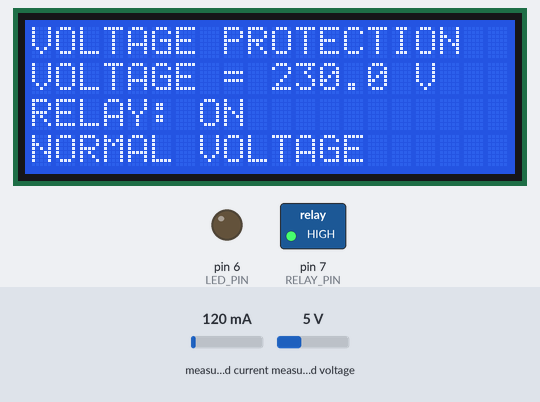
This sketch was run on a simulated Arduino Uno, built with avr-gcc and run on an emulated ATmega328P. Parts: 20×4 character LCD, switched loads named in the sketch (green lamp = pin HIGH), output pins drawn as LEDs (lit = HIGH). The test bench sets the inputs (shaded band); at power-on: measured voltage 5 V, measured current 120 mA.

Above: at 2.2 s.
2.3 s: measured voltage set to 11.9 V
At 3.7 s:
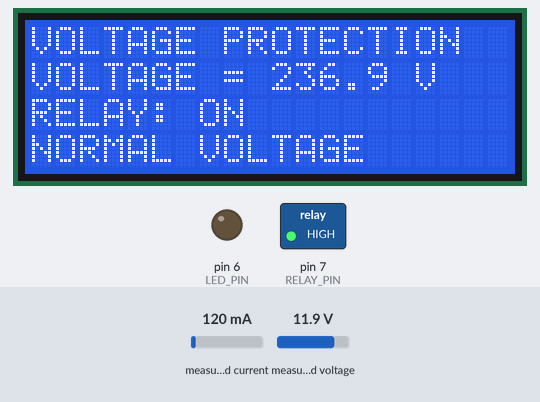
4.0 s: measured voltage set to 12.2 V
At 5.3 s:
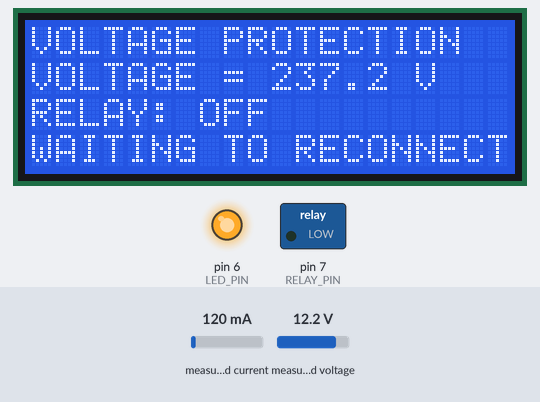
5.6 s: measured voltage set to 0.3 V
At 6.3 s:
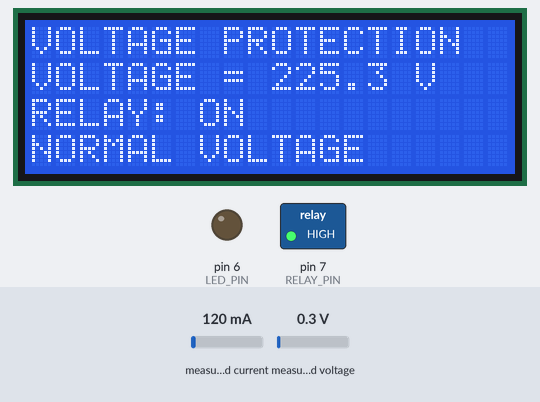
Timing chart, 0 to 8.6 s (numbered marks = the images above; inputs shaded):
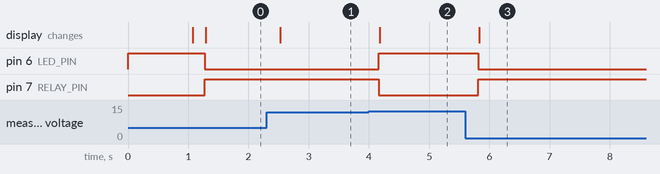

Measured:
- the behaviour switches between 12 and 12.1 V on measured voltage (found by bisection; images 1 and 2)
- after the input at 2.3 s, the display: changes after 0.23 s (image 1)
- after the input at 4.0 s, pin 6 (LED_PIN): LOW → HIGH after 0.17 s; pin 7 (RELAY_PIN): HIGH → LOW after 0.17 s; the display: changes after 0.18 s (image 2)
- after the input at 5.6 s, pin 6 (LED_PIN): HIGH → LOW after 0.22 s; pin 7 (RELAY_PIN): LOW → HIGH after 0.22 s; the display: changes after 0.23 s (image 3)

The sketch:

voltage_protection.ino
```cpp
/*
  Over and Under Voltage Protection System
  Arduino Uno + EmonLib + 20x4 LCD

  Normal Voltage: 192V to 242V
  Above 242V: Over Voltage
  Below 192V: Under Voltage

  LCD: RS=13, E=12, D4=11, D5=10, D6=9, D7=8
  Relay: D7
  LED: D6
*/

#include "EmonLib.h"
#include <LiquidCrystal.h>
#include <string.h>

// Create voltage measurement object
EnergyMonitor emon1;

// LCD connections
LiquidCrystal lcd(13, 12, 11, 10, 9, 8);

// Pin connections
const int RELAY_PIN = 7;
const int LED_PIN = 6;

// Voltage limits
const float V_LOW_TRIP = 192.0;
const float V_HIGH_TRIP = 242.0;

// Safety margin
const float V_HYST = 5.0;

// System variable
bool relayOn = false;


// Control relay and LED
void setRelay(bool on)
{
  relayOn = on;

  digitalWrite(RELAY_PIN, on ? HIGH : LOW);

  // LED ON means load is disconnected
  digitalWrite(LED_PIN, on ? LOW : HIGH);
}


// Display text on one LCD row
void showLine(byte row, const char *text)
{
  lcd.setCursor(0, row);
  lcd.print(text);

  // Clear remaining characters
  for (int i = strlen(text); i < 20; i++)
  {
    lcd.print(' ');
  }
}


void setup()
{
  // Set pin modes
  pinMode(RELAY_PIN, OUTPUT);
  pinMode(LED_PIN, OUTPUT);

  // Keep load disconnected at startup
  setRelay(false);

  // Voltage sensor calibration
  emon1.voltage(A0, 187, 1.7);

  // Start LCD
  lcd.begin(20, 4);

  showLine(0, "VOLTAGE PROTECTION");
  showLine(1, "System Starting...");
  showLine(2, "Range: 192-242V");
  showLine(3, "Please Wait");

  delay(1000);
  lcd.clear();
}


void loop()
{
  // Measure RMS voltage
  emon1.calcVI(20, 500);

  float v = emon1.Vrms;

  const char *status;

  // Check for over-voltage
  if (v > V_HIGH_TRIP)
  {
    setRelay(false);
    status = "OVER VOLTAGE";
  }

  // Check for under-voltage
  else if (v < V_LOW_TRIP)
  {
    setRelay(false);
    status = "UNDER VOLTAGE";
  }

  // Voltage is safe enough to reconnect
  else if (v >= V_LOW_TRIP + V_HYST &&
           v <= V_HIGH_TRIP - V_HYST)
  {
    setRelay(true);
    status = "NORMAL VOLTAGE";
  }

  // Voltage is inside the trip limits but too close to a limit
  else
  {
    setRelay(false);
    status = "WAITING TO RECONNECT";
  }


  // Display voltage on LCD
  char buf[21];
  char num[10];

  dtostrf(v, 1, 1, num);
  snprintf(buf, sizeof(buf), "VOLTAGE = %s V", num);

  showLine(0, "VOLTAGE PROTECTION");
  showLine(1, buf);

  if (relayOn)
  {
    showLine(2, "RELAY: ON");
  }
  else
  {
    showLine(2, "RELAY: OFF");
  }

  showLine(3, status);

  delay(200);
}
```
